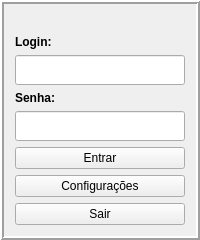
     <widget class="QFrame" name="login">
      <property name="sizePolicy">
       <sizepolicy hsizetype="Fixed" vsizetype="Fixed">
        <horstretch>0</horstretch>
        <verstretch>0</verstretch>
       </sizepolicy>
      </property>
      <property name="layoutDirection">
       <enum>Qt::LeftToRight</enum>
      </property>
      <property name="autoFillBackground">
       <bool>true</bool>
      </property>
      <property name="frameShape">
       <enum>QFrame::Box</enum>
      </property>
      <property name="frameShadow">
       <enum>QFrame::Raised</enum>
      </property>
      <property name="lineWidth">
       <number>2</number>
      </property>
      <layout class="QGridLayout" name="gridLayout">
       <item row="0" column="0">
        <widget class="QLabel" name="label_3">
         <property name="text">
          <string>&lt;html&gt;&lt;head/&gt;&lt;body&gt;&lt;p&gt;&lt;img src=&quot;:/logo/logo_ufpel.png&quot;/&gt;&lt;/p&gt;&lt;/body&gt;&lt;/html&gt;</string>
         </property>
        </widget>
       </item>
       <item row="1" column="0">
        <widget class="QLabel" name="label">
         <property name="font">
          <font>
           <weight>75</weight>
           <bold>true</bold>
          </font>
         </property>
         <property name="text">
          <string>Login:</string>
         </property>
        </widget>
       </item>
       <item row="2" column="0">
        <widget class="QLineEdit" name="edit_nome">
         <property name="minimumSize">
          <size>
           <width>0</width>
           <height>30</height>
          </size>
         </property>
         <property name="maximumSize">
          <size>
           <width>16777215</width>
           <height>30</height>
          </size>
         </property>
        </widget>
       </item>
       <item row="3" column="0">
        <widget class="QLabel" name="label_2">
         <property name="font">
          <font>
           <weight>75</weight>
           <bold>true</bold>
          </font>
         </property>
         <property name="text">
          <string>Senha:</string>
         </property>
        </widget>
       </item>
       <item row="4" column="0">
        <widget class="QLineEdit" name="edit_senha">
         <property name="minimumSize">
          <size>
           <width>0</width>
           <height>30</height>
          </size>
         </property>
         <property name="maximumSize">
          <size>
           <width>16777215</width>
           <height>30</height>
          </size>
         </property>
         <property name="inputMethodHints">
          <set>Qt::ImhHiddenText|Qt::ImhNoAutoUppercase|Qt::ImhNoPredictiveText</set>
         </property>
         <property name="echoMode">
          <enum>QLineEdit::Password</enum>
         </property>
        </widget>
       </item>
       <item row="5" column="0">
        <widget class="QPushButton" name="but_ok">
         <property name="text">
          <string>Entrar</string>
         </property>
        </widget>
       </item>
       <item row="6" column="0">
        <widget class="QPushButton" name="pushButton">
         <property name="text">
          <string>Configurações</string>
         </property>
        </widget>
       </item>
       <item row="7" column="0">
        <widget class="QPushButton" name="but_sair">
         <property name="text">
          <string>Sair</string>
         </property>
        </widget>
       </item>
      </layout>
     </widget>
